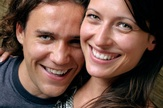
%> input picture pictures/womanandmana7.jpg, 163 x 108 px, shrunk from 676 x 450 before the run
$ octave a7.m   (GNU Octave 9; MATLAB toolbox functions it lacks are replaced by stand-ins)
%> lines starting %> are read from the running program, lines starting %| are printed output that depends on the picture
%{

YOUR COMMENTS:

Please include brief comments here describing the effects and quality of
results (3-5 lines).  Include anything else about the images you would like
to share.

The effect happening is pretty much portrait mode from our smart phones!
It is using mask to blur the background using a weight average of the pixels within a disk filter.
This weighted average is important so we can use less pixels around the foreground object and still achieve the same blur
    when the disk is larger.
This method works really well when using it with backgrounds with a lot going on so the blur is shown more.
A plain background can hide the blur, making it almost look like there is no effect present.
It can also add a cool effect turning lights into a bunch of disk, I tried to do this with a sunset pic
    i recently took while following my Dad driving, however it didnt work too well because there wasnt a lot of lens flare.

(Optional) Also mention if you obtained more compelling results by using a
different filter shape than a disk.

%}

close('all');   % close all open figures so we start with a clean slate!


I=im2double(imread('https://raw.githubusercontent.com/wbucher3/comp572/main/pictures/womanandmana7.jpg'));

% Get foreground mask (part that stays sharp) from the user

% For the given image, a mask is provided as an image
mask = im2double(imread('https://raw.githubusercontent.com/wbucher3/comp572/main/pictures/maska7.png'));
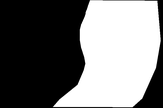
%> input picture pictures/maska7.png, 163 x 108 px, shrunk from 676 x 450 before the run
%> mask: size 108x163 double; min 0, max 1, mean 0.457

% Define the bokeh filter shape
% A simple disk filter is provided as default
% For extra credit you may optionally define a different shape, e.g., hexagon, starburst, heart etc.

radius = 15;            % choose this carefully for each image
bokeh_shape = fspecial('disk', radius);

result1a = method1(I, mask, bokeh_shape);
result1b = method2(I, mask, bokeh_shape);
result1 = method3(I, mask, bokeh_shape);
%> in method3, `background = bg_numerator ./ bg_denominator;`: background: size 108x163x3 double; 15.28% of the values are NaN or infinite; the others: min 0, max 0.973, mean 0.302
%> in method3, `background(isnan(background)) = 0;`:
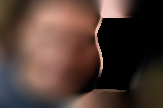
%> background: size 108x163x3 double; mean R, G, B 0.321, 0.238, 0.208

figure; montage({I, result1a, result1b, result1});


%%
% -------------------------------------------------------------------------
% IMPORTANT NOTE (please read carefully)
% -------------------------------------------------------------------------
% Repeat your method for 5 more sets of images.  But remember that for
% these you must interactively specify the mask ONE TIME.
%
% Work in the Matlab computer app or the full Matlab Online version
% (https://matlab.mathworks.com) first to get the coordinates for alignment
% and cropping.  Then hard-code these in your program before migrating to
% the Matlab Grader website for submission.
%
% -------------------------------------------------------------------------


%%%%%%%%%%%%%%%%%%%%%%%%%%%%%%%%%%%%%%%%%%%%%%%%%%%%%%%%%%
%%%%%%%%%%%%%%%%%%%%%%% IMAGE 1 %%%%%%%%%%%%%%%%%%%%%%%%%%
%%%%%%%%%%%%%%%%%%%%%%%%%%%%%%%%%%%%%%%%%%%%%%%%%%%%%%%%%%

I=im2double(imread('https://raw.githubusercontent.com/wbucher3/comp572/main/pictures/friends.jpg'));
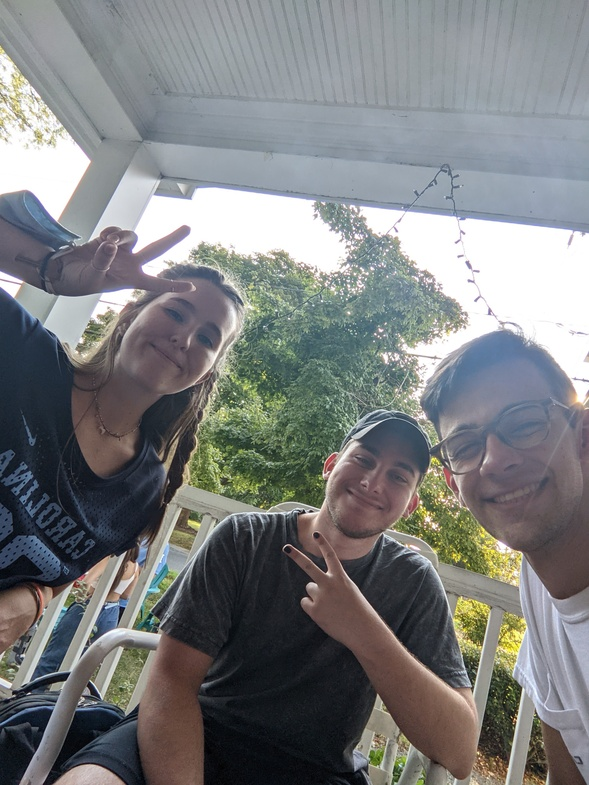
%> input picture pictures/friends.jpg, 589 x 785 px, shrunk from 2448 x 3264 before the run
%> I: size 785x589x3 double

% Interactively draw the foreground mask as a polygon

%{
[poly_x, poly_y] = getPolygonForMask(I);
disp("Copy the values of the vectors poly_x and poly_y from the " + ...
    "Command Window below and hard code them inside your code for " + ...
    "submission via the Grader website.");
poly_x        % display x coords of polygon
poly_y        % display y coords of polygon

%}
% Once you have these coordinates, comment out the call to getPolygonForMask()
% and hard code the coordinates instead.


poly_x = 1.0e+03 * [  1.6946    1.8944    2.1087    2.2597    2.3328    2.4302    2.4302    2.0941    1.7677    1.3585    1.1636    0.9687    0.9687    1.2659    1.3536    1.3341    1.3780    1.4315    1.5387    1.6459    1.6946];
poly_y = 1.0e+03 * [  1.6593    1.4547    1.3719    1.4547    1.5375    1.7178    2.4972    2.8577    2.9064    2.8187    2.6823    2.3365    2.1562    2.1367    2.0490    1.9467    1.8834    1.8395    1.7178    1.6788    1.6593];


mask = poly2mask(poly_x, poly_y, size(I, 1), size(I, 2));

% Define the bokeh filter shape
% A simple disk filter is provided as default
% For extra credit you may optionally define a different shape, e.g., hexagon, starburst, heart etc.

radius = 30;            % choose this carefully for each image
bokeh_shape = fspecial('disk', radius);

result2 = method3(I, mask, bokeh_shape);
%> in method3 (call 2), `foreground = I .* mask;`: foreground: size 785x589x3 double; every value is 0

figure; montage({I, result2});


%%%%%%%%%%%%%%%%%%%%%%%%%%%%%%%%%%%%%%%%%%%%%%%%%%%%%%%%%%
%%%%%%%%%%%%%%%%%%%%%%% IMAGE 2 %%%%%%%%%%%%%%%%%%%%%%%%%%
%%%%%%%%%%%%%%%%%%%%%%%%%%%%%%%%%%%%%%%%%%%%%%%%%%%%%%%%%%


I=im2double(imread('https://raw.githubusercontent.com/wbucher3/comp572/main/pictures/DennyAndMe.jpg'));
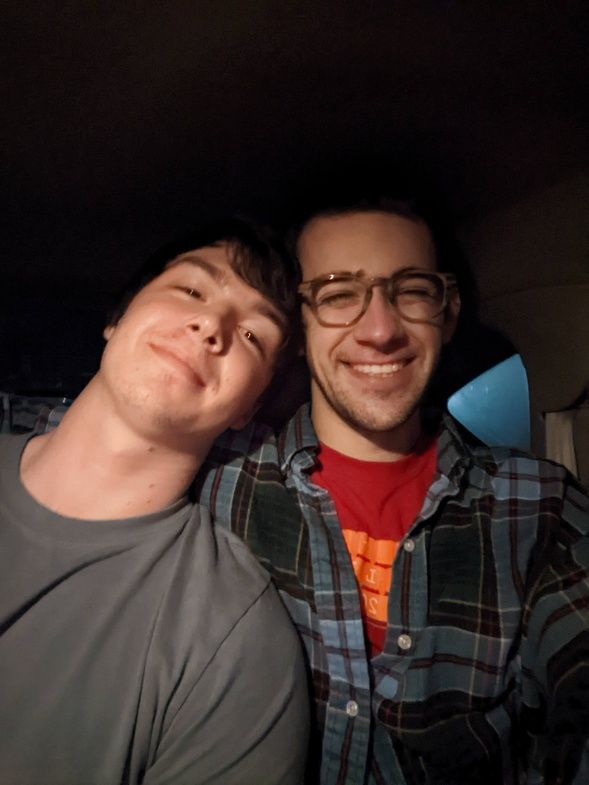
%> input picture pictures/DennyAndMe.jpg, 589 x 785 px, shrunk from 2448 x 3264 before the run

poly_x = 1.0e+03 * [  1.0801    0.9357    0.8394    0.8875    1.1571    1.2919    1.3112    2.2355    2.2547    1.9563    1.8022    1.8600    1.8889    1.8022    1.4556    1.2245    1.2149    1.0993];
poly_y = 1.0e+03 * [  1.7095    1.8443    1.9791    2.1332    2.3835    2.6435    3.0767    3.1249    1.9406    1.8443    1.5266    1.3244    1.1029    0.8815    0.8333    1.0741    1.4207    1.6903];
mask = poly2mask(poly_x, poly_y, size(I, 1), size(I, 2));
radius = 20;
bokeh_shape = fspecial('disk', radius);
result2 = method3(I, mask, bokeh_shape);
figure; montage({I, result2});


%%%%%%%%%%%%%%%%%%%%%%%%%%%%%%%%%%%%%%%%%%%%%%%%%%%%%%%%%%
%%%%%%%%%%%%%%%%%%%%%%% IMAGE 2 %%%%%%%%%%%%%%%%%%%%%%%%%%
%%%%%%%%%%%%%%%%%%%%%%%%%%%%%%%%%%%%%%%%%%%%%%%%%%%%%%%%%%


I=im2double(imread('https://raw.githubusercontent.com/wbucher3/comp572/main/pictures/alvaSitting.jpg'));
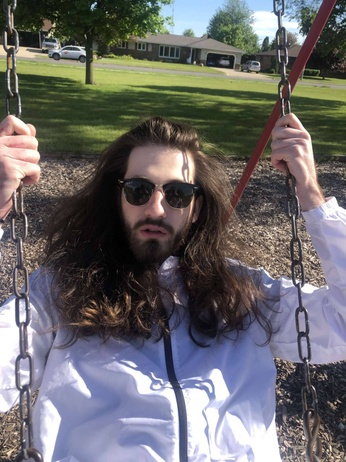
%> input picture pictures/alvaSitting.jpg, 346 x 462 px, shrunk from 1440 x 1920 before the run
%> I: size 462x346x3 double

poly_x = 1.0e+03 * [  0.6503    0.7850    0.8538    0.9369    0.9626    0.9712    0.9541    0.9741    1.0486    1.1804    1.0572    0.8595    0.7621    0.6073    0.3952    0.2548    0.2262    0.2090    0.2090    0.3236    0.3924    0.4038    0.5041    0.6474];
poly_y = 1.0e+03 * [  0.4834    0.5178    0.5722    0.6496    0.7556    0.8788    0.9619    1.0794    1.1625    1.2514    1.3517    1.4405    1.3316    1.3775    1.3631    1.3115    1.1711    0.9906    0.8903    0.8215    0.7355    0.6467    0.5722    0.4862];

mask = poly2mask(poly_x, poly_y, size(I, 1), size(I, 2));
radius = 15;
bokeh_shape = fspecial('disk', radius);
result2 = method3(I, mask, bokeh_shape);
%> in method3 (call 4), `foreground = I .* mask;`: foreground: size 462x346x3 double; every value is 0
figure; montage({I, result2});


%%%%%%%%%%%%%%%%%%%%%%%%%%%%%%%%%%%%%%%%%%%%%%%%%%%%%%%%%%
%%%%%%%%%%%%%%%%%%%%%%% IMAGE 3 %%%%%%%%%%%%%%%%%%%%%%%%%%
%%%%%%%%%%%%%%%%%%%%%%%%%%%%%%%%%%%%%%%%%%%%%%%%%%%%%%%%%%


I=im2double(imread(['https://raw.githubusercontent.com/wbucher3/comp572/main/pictures/Denver.jpg']));
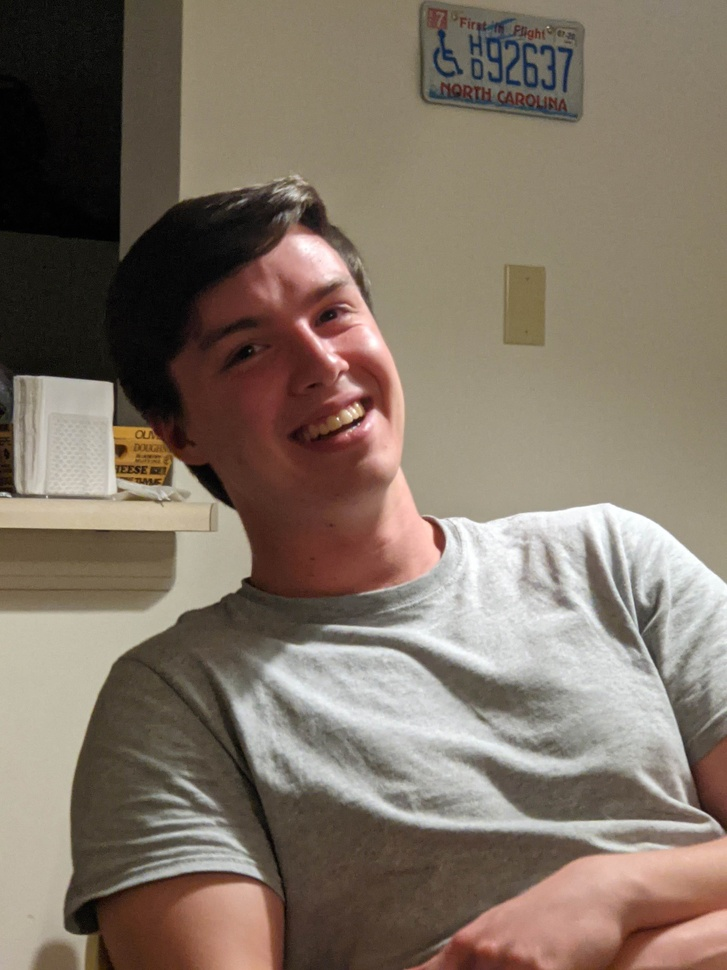
%> input picture pictures/Denver.jpg, 727 x 970 px, shrunk from 3024 x 4032 before the run
%> I: size 970x727x3 double

poly_x = 1.0e+03 * [ 1.0822    1.2327    1.3049    1.3530    1.4252    1.5155    1.5456    1.6118    1.6720    1.6840    1.6720    1.7322    1.9608    2.4182    2.5446    2.9658    2.7913    2.1654    1.2146    0.3781    0.4864    0.9438    1.0461    0.9799    0.7873   0.5707   0.4503    0.5226    0.7573    1.0822];
poly_y = 1.0e+03 * [ 0.7858    0.7257    0.7858    0.9002    0.9483    1.0867    1.2552    1.4177    1.6223    1.7788    1.9052    2.0737    2.1579    2.1098    2.0917    2.3746    3.0185    3.2592    3.3374    3.0245    2.7477    2.4949    2.3625    2.1158    1.9413   1.6945  1.3034    1.0807    0.8340    0.7858];

mask = poly2mask(poly_x, poly_y, size(I, 1), size(I, 2));
radius = 45;
bokeh_shape = fspecial('disk', radius);
result2 = method3(I, mask, bokeh_shape);
%> in method3 (call 5), `background = bg_numerator ./ bg_denominator;`: background: size 970x727x3 double; 0.1% of the values are NaN or infinite; the others: min 0.00891, max 0.879, mean 0.452
figure; montage({I, result2});
%> after `montage({I, result2})`:
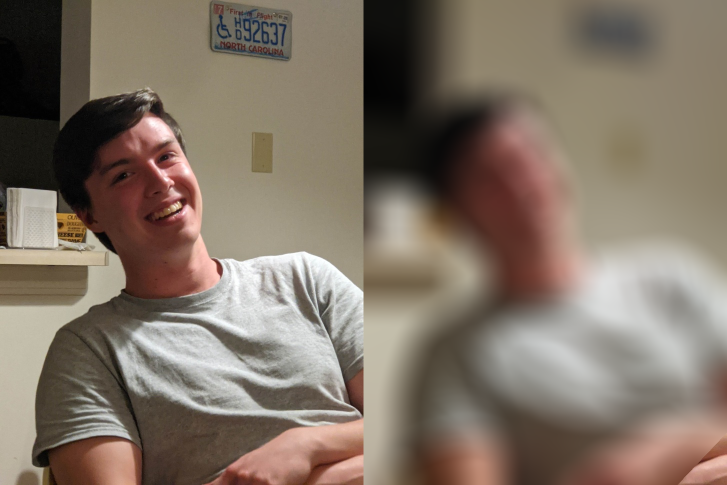
%> displayed picture: size 970x1454x3, on the screen's scale of 0 to 255 (shown at 1/2 size); mean R, G, B 128.9, 115.6, 102.4


%%%%%%%%%%%%%%%%%%%%%%%%%%%%%%%%%%%%%%%%%%%%%%%%%%%%%%%%%%
%%%%%%%%%%%%%%%%%%%%%%% IMAGE 4 %%%%%%%%%%%%%%%%%%%%%%%%%%
%%%%%%%%%%%%%%%%%%%%%%%%%%%%%%%%%%%%%%%%%%%%%%%%%%%%%%%%%%

%> the run ends on the next line
I=im2double(imread(['https://raw.githubusercontent.com/wbucher3/comp572/main/pictures/mustangSunset.jpg']));
% [30 lines not run here, left out]
function result = method1(I, mask, filter)
    I_blur = imfilter(I, filter, 'replicate');
    result = I_blur .* (1 - mask) + I .* mask;
end

function result = method2(I, mask, filter)
    bg = I .* (1 - mask);
    bg_blur = imfilter(bg, filter, 'replicate');
    result = bg_blur .* (1 - mask) + I .* mask;
end

function result = method3(I, mask, filter)
    %%% get the foreground from the mask
    foreground = I .* mask;

    %%% big sum stuff
    bg_numerator = imfilter(I .* (1 - mask), filter, 'replicate');
    bg_denominator = imfilter(1-mask, filter, 'replicate');
    %%% divide those sums for the final background blurrrrrr
    background = bg_numerator ./ bg_denominator;


    %%% setting all NaN to zero - https://www.mathworks.com/matlabcentral/answers/85568-how-to-convert-nan-to-zero
    %%% NaN do not work with numbers so we have to do it
    background(isnan(background)) = 0;
    %%% finally apply the mask to the blurred image
    background = background .* (1 - mask);

    %%% combine the foreground and background
    result = foreground + background;


end
